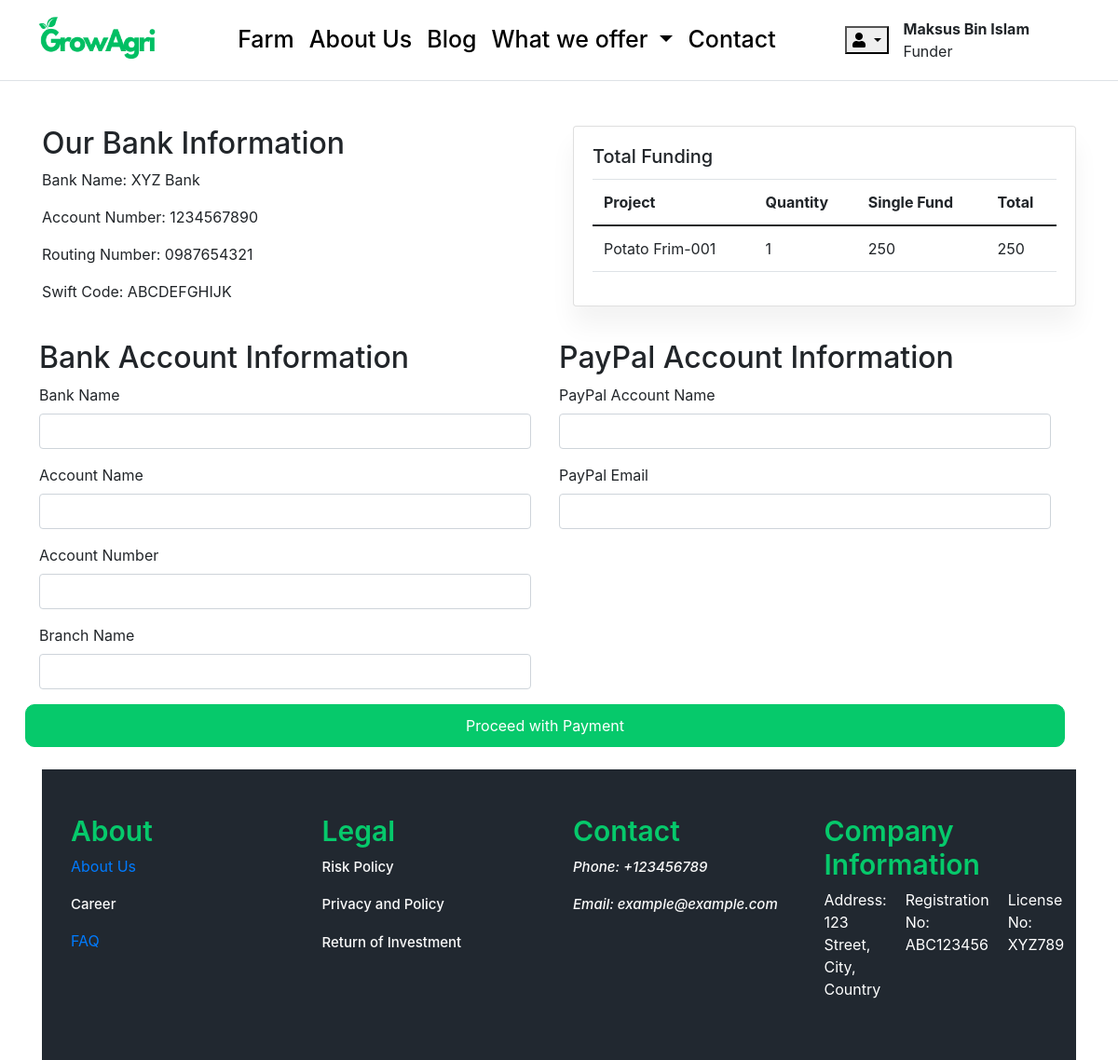
Screenshot of /cart/checkout/ (signed in) with the database file from the repository.
### accounts/models.py (models this page shows, shortened)
class Account(AbstractBaseUser):
    first_name   = models.CharField(max_length=50)
    last_name    = models.CharField(max_length=50)
    username     = models.CharField(max_length=50, unique=True)
    email        = models.EmailField(max_length=100, unique=True)
    phone_number = models.CharField(max_length=50)
    date_joined  = models.DateTimeField(auto_now_add=True)
    last_login   = models.DateTimeField(auto_now_add=True)
    is_admin     = models.BooleanField(default=False)
    is_staff     = models.BooleanField(default=False)
    is_active     = models.BooleanField(default=False)
    is_superadmin     = models.BooleanField(default=False)
    USERNAME_FIELD = 'email'
    REQUIRED_FIELDS = ['username', 'first_name', 'last_name']
    objects = MyAccountManager()

### carts/models.py (models this page shows, shortened)
class CartItem(models.Model):
    user = models.ForeignKey(Account, on_delete=models.CASCADE, null=True)
    product = models.ForeignKey(Farm, on_delete=models.CASCADE)
    cart    = models.ForeignKey(Cart, on_delete=models.CASCADE, null=True)
    quantity = models.IntegerField()
    is_active = models.BooleanField( default=True)
    def sub_total(self):
        return self.product.price * self.quantity

### farm/models.py (models this page shows, shortened)
class Farm(models.Model):
    farm_name = models.CharField(max_length=200, unique=True)
    slug = models.SlugField(max_length=200, unique=True, blank=True)
    description = models.TextField(max_length=500, blank=True)
    price = models.IntegerField()
    images = models.ImageField(upload_to='photos/farm')
    stock = models.IntegerField()
    is_available = models.BooleanField(default=True)
    category = models.ForeignKey(CropType, on_delete=models.CASCADE)
    created_date = models.DateTimeField(auto_now_add=True)
    modified_date = models.DateTimeField(auto_now=True)
    campaign_status = models.CharField(max_length=20, choices=[('draft', 'Draft'), ('active', 'Active'), ('completed', 'Completed')], default='draft')
    location = models.CharField(max_length=200, default='')  # Location of the farm
    duration = models.IntegerField(default=None, null=True, blank=True)
    custom_percentage = models.FloatField(validators=[MinValueValidator(0)], null=True, blank=True)

### carts/views.py (the view)
# urls.py: path('checkout/', views.checkout, name='checkout'),
@login_required(login_url='login')
def checkout(request, total=0, quantity=0, cart_items=None):
    try:
        if request.user.is_authenticated:
            cart_items = CartItem.objects.filter(user=request.user, is_active=True)
        else:
            cart = Cart.objects.get(cart_id=_cart_id(request))
            cart_items = CartItem.objects.filter(cart=cart, is_active=True)
        for cart_item in cart_items:
            total += (cart_item.product.price * cart_item.quantity)
            quantity += cart_item.quantity
    except ObjectDoesNotExist:
        pass
    context = {
        'total': total,
        'quantity': quantity,
        'cart_items': cart_items,
    }
    return render(request, 'farm/checkout.html', context)

### carts/context_processors.py (called while the page is built)
def counter(request):
    cart_count = 0
    if 'admin' in request.path:
        return {}
    else:
        try:
            cart = Cart.objects.filter(cart_id=_cart_id(request))
            if request.user.is_authenticated:
                cart_items = CartItem.objects.all().filter(user=request.user)
            else:
                cart_items = CartItem.objects.filter(cart=cart[:1])
            for cart_item in cart_items:
                cart_count += cart_item.quantity
        except Cart.DoesNotExist:
            cart_count = 0
    return {'cart_count': cart_count}

### carts/views.py (called while the page is built)
def _cart_id(request):
    cart = request.session.session_key
    if not cart:
        cart = request.session.create()
    return cart

### projects/context_processors.py (called while the page is built)
def menu_links(request):
    links = CropType.objects.all()
    return dict(links=links)

### templates/farm/checkout.html (shortened to what this page needs)
{% extends "base.html" %}
{% load static %}
{% block content %}
<div class="container mt-5">
    <div class="row">
        <div class="col-md-6 mb-4 ">
          <h2>Our Bank Information</h2>
          <p>Bank Name: XYZ Bank</p>
          <p>Account Number: 1234567890</p>
          <p>Routing Number: 0987654321</p>
          <p>Swift Code: ABCDEFGHIJK</p>
        </div>
        <div class="col-md-6">
                <div class="card">
                  <div class="card-body">
                    <h5 class="card-title">Total Funding</h5>
                    <table class="table">
                        <thead>
                          <tr>
                            <th>Project</th>
                            <th>Quantity</th>
                            <th>Single Fund</th>
                            <th>Total</th>
                          </tr>
                        </thead>
                        <tbody>
                          {% for cart_item in cart_items %}
                          <tr>
                            <td>{{ cart_item.product.farm_name }}</td>
                            <td>{{ cart_item.quantity }}</td>
                            <td>{{ cart_item.product.price }}</td>
                            <td>{{ cart_item.sub_total }}</td>
                          </tr>
                          {% endfor %}
                        </tbody>
                      </table>
                  </div>
                </div>
      </div>
      <div class="row">
        <div class="col-md-6">
            <h2>Bank Account Information</h2>
            <form action="{% url 'place_order' %}" method="POST">
                <div class="form-group">
                    <label for="bankName">Bank Name</label>
                    <input type="text" class="form-control" id="bankName" name="bank_name">
                </div>
                <div class="form-group">
                    <label for="accountName">Account Name</label>
                    <input type="text" class="form-control" id="accountName" name="account_name">
                </div>
                <div class="form-group">
                    <label for="accountNumber">Account Number</label>
                    <input type="text" class="form-control" id="accountNumber" name="account_number">
                </div>
                <div class="form-group">
                    <label for="branchName">Branch Name</label>
                    <input type="text" class="form-control" id="branchName" name="branch_name">
                </div>
            </div>
        <div class="col-md-6">
            <h2>PayPal Account Information</h2>
                <div class="form-group">
                    <label for="paypalName">PayPal Account Name</label>
                    <input type="text" class="form-control" id="paypalName" name="paypal_account_name">
                </div>
                <div class="form-group">
                    <label for="paypalEmail">PayPal Email</label>
                    <input type="email" class="form-control" id="paypalEmail" name="paypal_email">
                </div>
        </div>
        <button type="submit" class="custom_button">Proceed with Payment</button>
    </div>
  </div>
  <br>
{% endblock content %}

### templates/includes/header.html (shortened to what this page needs)
{% load static %}
<nav class="navbar navbar-expand-lg border-bottom navbar-light">
    <div class="container-fluid">
        <a class="mb-0 h1 logo_text" href="{% url 'home' %}">
            <img src="{% static 'images/logo.png' %}" height="70" width="150" alt="">
        </a>
        <div class="collapse navbar-collapse" id="navbarSupportedContent">
            <ul class="navbar-nav mx-auto mb-2 mb-lg-0">
                <li class="nav-item">
                    <a class="nav-link link_item" href="{% url 'farm' %}">Farm</a>
                </li>
                <li class="nav-item">
                    <a class="nav-link link_item" href="{% url 'about-us' %}">About Us</a>
                </li>
                <li class="nav-item">
                    <a class="nav-link link_item" href="{% url 'blog_list' %}">Blog</a>
                </li>
                <li class="nav-item dropdown">
                    <a class="nav-link link_item dropdown-toggle" href="#" id="navbarDropdown" role="button" data-toggle="dropdown" aria-haspopup="true" aria-expanded="false">
                        What we offer
                    </a>
                </li>
                <li class="nav-item">
                    <a class="nav-link link_item" href="#">Contact</a>
                </li>
            </ul>
            {% if user.is_authenticated %}
            <div class="d-flex align-items-center me-5">
                <div class="dropdown me-3">
                    <button class="dropdown-toggle user_toggle" type="button" id="dropdownMenuButton1"
                        data-bs-toggle="dropdown" aria-expanded="false">
                        <i class="fa fa-user" aria-hidden="true"></i>
                    </button>
                </div>
                <div class="me-3">
                    <p class="m-0 m-0 fw-bold"> {{ user.first_name }} </p>
                    <p class="m-0 m-0">Funder</p>
                </div>
            </div>
            {% else %}
            <div>
                <a href="{% url 'register' %}" class="btn btn-primary custom_button">Sign Up</a>
                <a href="{% url 'login' %}" class="btn btn-outline-secondary custom_button">Login</a>
            </div>
            {% endif %}
        </div>
    </div>
</nav>

### static/css/style.css (style rules this page uses)
.logo_text { color: #0c0c0c; text-decoration: none; font-size: 50px; }
.link_item { color: #000000 !important; font-size: 25px; font-weight: 500; }
.custom_button { background-color: #06C96B; border: none; padding: 10px 26px; border-radius: 10px; color: white; border: 1px solid #06C96B; transition: 0.3s; }
.card { box-shadow: 0 20px 27px 0 rgb(0 0 0 / 5%); }

### rows the page displays
Account: first_name "Maksus Bin Islam"
CartItem: product.farm_name "Potato Frim-001", quantity "1", product.price "250", sub_total "250"
